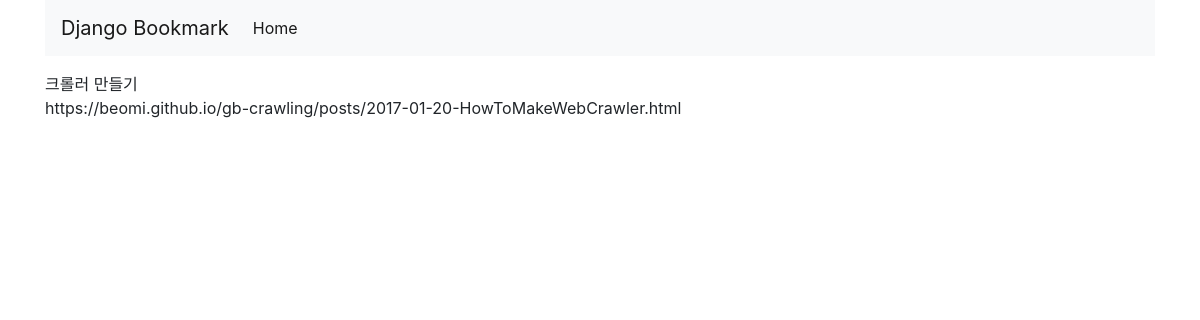
The app's page /bookmark/detail/5/ with its own data.
### bookmark/models.py (models this page shows, shortened)
class Bookmark(models.Model):
    site_name = models.CharField(max_length=100)
    url = models.URLField('Site URL')

### bookmark/views.py (the view)
# urls.py: path('detail/<int:pk>/',BookmarkDetailView.as_view(), name='detail'),
class BookmarkDetailView(DetailView):
    model = Bookmark

### bookmark/templates/bookmark/bookmark_detail.html (shortened to what this page needs)
<!DOCTYPE html>
<html lang="en">
<head>
</head>
<body>
    {% extends 'base.html' %}
    {% block content %}
    {{object.site_name}}<br/>
    {{object.url}}
    {% endblock %}

### static/style.css (style rules this page uses)
body { width:100%; }

### records on screen
Bookmark: site_name "크롤러 만들기", url "https://beomi.github.io/gb-crawling/posts/2017-01-20-HowToMakeWebCrawler.html"
